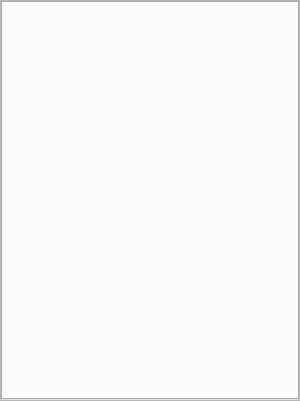
<?xml version="1.0" encoding="UTF-8"?>
<ui version="4.0">
 <class>Form</class>
 <widget class="QWidget" name="Form">
  <property name="geometry">
   <rect>
    <x>0</x>
    <y>0</y>
    <width>300</width>
    <height>401</height>
   </rect>
  </property>
  <property name="windowTitle">
   <string>Form</string>
  </property>
  <layout class="QVBoxLayout" name="verticalLayout">
   <property name="spacing">
    <number>0</number>
   </property>
   <property name="leftMargin">
    <number>0</number>
   </property>
   <property name="topMargin">
    <number>0</number>
   </property>
   <property name="rightMargin">
    <number>0</number>
   </property>
   <property name="bottomMargin">
    <number>0</number>
   </property>
   <item>
    <widget class="QSplitter" name="splitter">
     <property name="orientation">
      <enum>Qt::Vertical</enum>
     </property>
     <property name="handleWidth">
      <number>5</number>
     </property>
     <property name="childrenCollapsible">
      <bool>false</bool>
     </property>
     <widget class="QFrame" name="frame">
      <property name="frameShape">
       <enum>QFrame::StyledPanel</enum>
      </property>
      <property name="frameShadow">
       <enum>QFrame::Raised</enum>
      </property>
      <layout class="QVBoxLayout" name="TheoryLayout">
       <property name="spacing">
        <number>0</number>
       </property>
       <property name="leftMargin">
        <number>0</number>
       </property>
       <property name="topMargin">
        <number>0</number>
       </property>
       <property name="rightMargin">
        <number>0</number>
       </property>
       <property name="bottomMargin">
        <number>0</number>
       </property>
       <item>
        <widget class="QTabWidget" name="TheorytabWidget">
         <property name="minimumSize">
          <size>
           <width>0</width>
           <height>0</height>
          </size>
         </property>
         <property name="styleSheet">
          <string notr="true">QTreeWidget::item { border: 0.5px ; border-style: solid ; border-color: lightgray ; selection-color: rgb(0, 0, 0); }</string>
         </property>
         <property name="tabShape">
          <enum>QTabWidget::Triangular</enum>
         </property>
         <property name="currentIndex">
          <number>-1</number>
         </property>
         <property name="usesScrollButtons">
          <bool>true</bool>
         </property>
         <property name="tabsClosable">
          <bool>true</bool>
         </property>
         <property name="movable">
          <bool>true</bool>
         </property>
         <property name="tabBarAutoHide">
          <bool>false</bool>
         </property>
        </widget>
       </item>
      </layout>
     </widget>
    </widget>
   </item>
  </layout>
  <action name="actionNew_Theory">
   <property name="icon">
    <iconset resource="Theory.qrc">
     <normaloff>:/Icon8/Images/new_icons/icons8-einstein.png</normaloff>:/Icon8/Images/new_icons/icons8-einstein.png</iconset>
   </property>
   <property name="text">
    <string>New Theory</string>
   </property>
   <property name="toolTip">
    <string>Create Selected Theory (Alt+N)</string>
   </property>
   <property name="shortcut">
    <string>Alt+N</string>
   </property>
  </action>
  <action name="actionCalculate_Theory">
   <property name="icon">
    <iconset resource="Theory.qrc">
     <normaloff>:/Icon8/Images/new_icons/icons8-abacus.png</normaloff>:/Icon8/Images/new_icons/icons8-abacus.png</iconset>
   </property>
   <property name="text">
    <string>Calculate Theory</string>
   </property>
   <property name="toolTip">
    <string>Calculate Theory (Alt+C)</string>
   </property>
   <property name="shortcut">
    <string>Alt+C</string>
   </property>
  </action>
  <action name="actionMinimize_Error">
   <property name="icon">
    <iconset resource="Theory.qrc">
     <normaloff>:/Icon8/Images/new_icons/icons8-minimum-value.png</normaloff>:/Icon8/Images/new_icons/icons8-minimum-value.png</iconset>
   </property>
   <property name="text">
    <string>Minimize Error</string>
   </property>
   <property name="toolTip">
    <string>Minimize Error (Alt+M)</string>
   </property>
   <property name="shortcut">
    <string>Alt+M</string>
   </property>
  </action>
  <action name="actionTheory_Options">
   <property name="icon">
    <iconset resource="Theory.qrc">
     <normaloff>:/Icon8/Images/new_icons/icons8-administrative-tools.png</normaloff>:/Icon8/Images/new_icons/icons8-administrative-tools.png</iconset>
   </property>
   <property name="text">
    <string>Theory Options</string>
   </property>
   <property name="toolTip">
    <string>Theory Options</string>
   </property>
  </action>
  <action name="actionNo_Limits">
   <property name="icon">
    <iconset resource="Reptate.qrc">
     <normaloff>:/Images/Images/Line Chart.png</normaloff>:/Images/Images/Line Chart.png</iconset>
   </property>
   <property name="text">
    <string>No Limits</string>
   </property>
   <property name="toolTip">
    <string>Remove Limits</string>
   </property>
  </action>
  <action name="actionVertical_Limits">
   <property name="checkable">
    <bool>true</bool>
   </property>
   <property name="icon">
    <iconset resource="Reptate.qrc">
     <normaloff>:/Images/Images/Line Chart Vertical Limits.png</normaloff>:/Images/Images/Line Chart Vertical Limits.png</iconset>
   </property>
   <property name="text">
    <string>xrange</string>
   </property>
   <property name="toolTip">
    <string>Vertical Limits</string>
   </property>
  </action>
  <action name="actionHorizontal_Limits">
   <property name="checkable">
    <bool>true</bool>
   </property>
   <property name="icon">
    <iconset resource="Reptate.qrc">
     <normaloff>:/Images/Images/Line Chart Horizontal Limits.png</normaloff>:/Images/Images/Line Chart Horizontal Limits.png</iconset>
   </property>
   <property name="text">
    <string>yrange</string>
   </property>
   <property name="toolTip">
    <string>Horizontal Limits</string>
   </property>
  </action>
  <action name="actionBoth_Limits">
   <property name="icon">
    <iconset resource="Reptate.qrc">
     <normaloff>:/Images/Images/Line Chart Both Limits.png</normaloff>:/Images/Images/Line Chart Both Limits.png</iconset>
   </property>
   <property name="text">
    <string>Both Limits</string>
   </property>
   <property name="toolTip">
    <string>Both Limits</string>
   </property>
  </action>
  <action name="actionShow_Limits">
   <property name="icon">
    <iconset resource="Reptate.qrc">
     <normaloff>:/Images/Images/Line Chart.png</normaloff>:/Images/Images/Line Chart.png</iconset>
   </property>
   <property name="text">
    <string>Show Limits</string>
   </property>
   <property name="toolTip">
    <string>Change limits for fit</string>
   </property>
  </action>
  <action name="actionCopy_Parameters">
   <property name="icon">
    <iconset resource="Reptate.qrc">
     <normaloff>:/Images/Images/new_icons/icons8-copy.png</normaloff>:/Images/Images/new_icons/icons8-copy.png</iconset>
   </property>
   <property name="text">
    <string>Copy Parameters</string>
   </property>
   <property name="toolTip">
    <string>Copy Parameters</string>
   </property>
  </action>
  <action name="actionPaste_Parameters">
   <property name="icon">
    <iconset resource="Reptate.qrc">
     <normaloff>:/Images/Images/new_icons/icons8-paste.png</normaloff>:/Images/Images/new_icons/icons8-paste.png</iconset>
   </property>
   <property name="text">
    <string>Paste Parameters</string>
   </property>
   <property name="toolTip">
    <string>Paste Parameters</string>
   </property>
  </action>
  <action name="actionFitting_Options">
   <property name="icon">
    <iconset resource="Theory.qrc">
     <normaloff>:/Icon8/Images/new_icons/icons8-minimum-value-options.png</normaloff>:/Icon8/Images/new_icons/icons8-minimum-value-options.png</iconset>
   </property>
   <property name="text">
    <string>Fitting Options</string>
   </property>
   <property name="toolTip">
    <string>Fitting Options</string>
   </property>
  </action>
  <action name="actionError_Calc_Options">
   <property name="icon">
    <iconset resource="Theory.qrc">
     <normaloff>:/Icon8/Images/new_icons/icons8-abacus-err.png</normaloff>:/Icon8/Images/new_icons/icons8-abacus-err.png</iconset>
   </property>
   <property name="text">
    <string>Error Calculation Options</string>
   </property>
   <property name="toolTip">
    <string>Error Calculation Options</string>
   </property>
  </action>
 </widget>
 <resources>
  <include location="Theory.qrc"/>
  <include location="Reptate.qrc"/>
 </resources>
 <connections/>
</ui>
